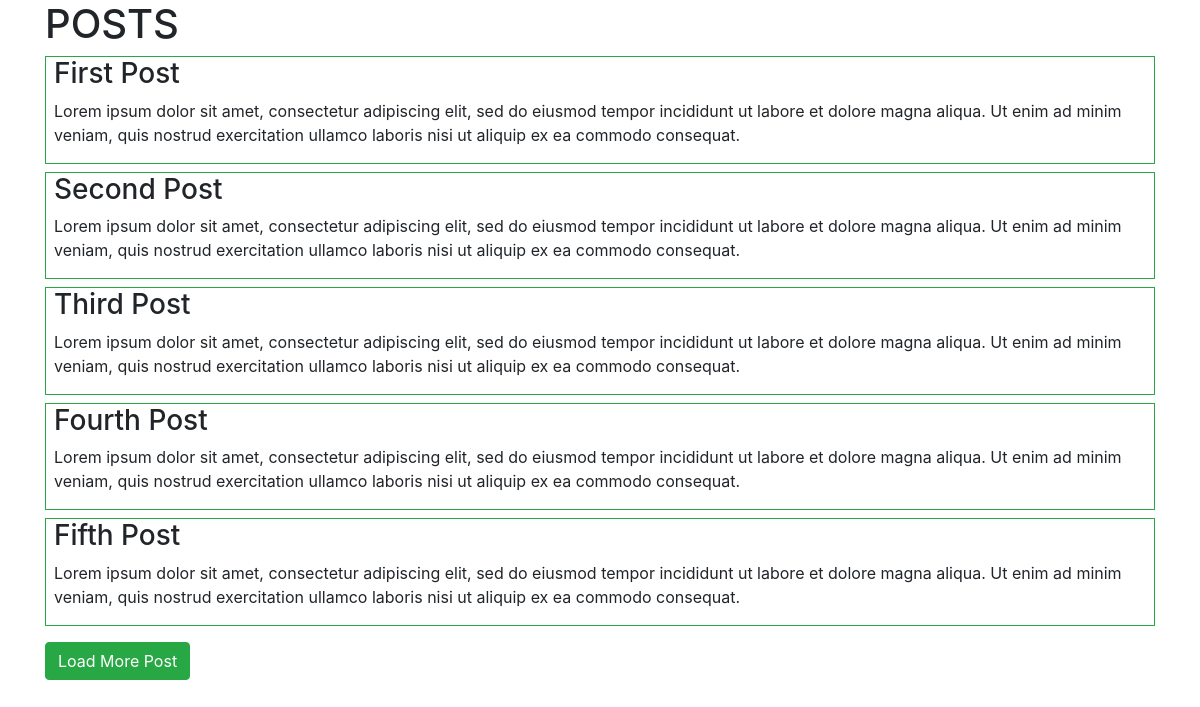
The page / on the database its author committed.
### myapp/models.py (models this page shows, shortened)
class Post(models.Model):
    title = models.CharField(max_length=50)
    desc = models.CharField(max_length=300, blank=True, null=True)

### myapp/views.py (the view)
# urls.py: path('', index, name='index'),
def index(request):
    post_obj = Post.objects.all()[0:5]
    total_obj = Post.objects.count()
    print(total_obj)
    return render(request, 'index.html', context={'posts': post_obj, 'total_obj': total_obj})

### templates/index.html (shortened to what this page needs)
<html lang="en">
<head>
    <link rel="stylesheet" href="https://stackpath.bootstrapcdn.com/bootstrap/4.5.0/css/bootstrap.min.css"
>
</head>
<body>
    <div class="container">
        <h1>POSTS</h1>
        <div class="content" id="content">
            {% for post in posts %}
            <div class="single_content border border-success mt-2 pl-2">
                <h3>{{post.title}}</h3>
                <p>{{post.desc}}</p>
            </div>
            {% endfor %}
        </div>
        <div class="load-more__btn mt-3" id="btn">
            <button type="button" class="btn btn-success">Load More Post</button>
        </div>
    </div>
</body>
</html>

### rows shown on the page
Post: title "First Post", desc "Lorem ipsum dolor sit amet, consectetur adipiscing elit, sed do eiusmod tempor incididunt ut labore et dolore magna aliqua. Ut enim ad minim veniam, quis nostrud exercitation ullamco laboris nisi ut aliquip ex ea commodo consequat."
Post: title "Second Post", desc "Lorem ipsum dolor sit amet, consectetur adipiscing elit, sed do eiusmod tempor incididunt ut labore et dolore magna aliqua. Ut enim ad minim veniam, quis nostrud exercitation ullamco laboris nisi ut aliquip ex ea commodo consequat."
Post: title "Third Post", desc "Lorem ipsum dolor sit amet, consectetur adipiscing elit, sed do eiusmod tempor incididunt ut labore et dolore magna aliqua. Ut enim ad minim veniam, quis nostrud exercitation ullamco laboris nisi ut aliquip ex ea commodo consequat."
Post: title "Fourth Post", desc "Lorem ipsum dolor sit amet, consectetur adipiscing elit, sed do eiusmod tempor incididunt ut labore et dolore magna aliqua. Ut enim ad minim veniam, quis nostrud exercitation ullamco laboris nisi ut aliquip ex ea commodo consequat."
Post: title "Fifth Post", desc "Lorem ipsum dolor sit amet, consectetur adipiscing elit, sed do eiusmod tempor incididunt ut labore et dolore magna aliqua. Ut enim ad minim veniam, quis nostrud exercitation ullamco laboris nisi ut aliquip ex ea commodo consequat."
